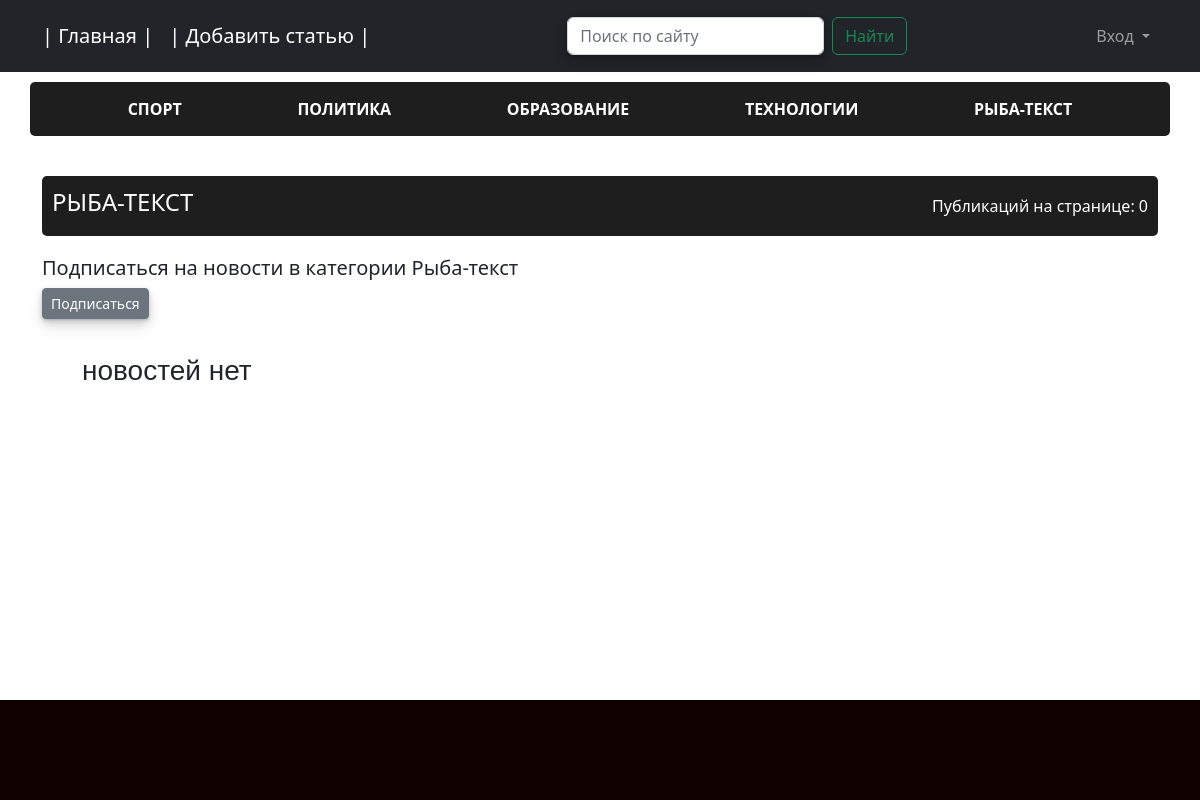
The page /news/category/5/ on the database its author committed.
### news/models.py (models this page shows, shortened)
class Category(models.Model):
    name = models.CharField(max_length=64, unique=True, verbose_name='Категории' )
    subscribers = models.ManyToManyField(User)
    class Meta:
        verbose_name = 'Категория'
        verbose_name_plural = 'Категории'
    def get_absolute_url(self):
        return reverse('category', kwargs={'category_id': self.pk})

### news/views.py (the view)
# urls.py: path('category/<int:category_id>/', CategoryNewsView.as_view(), name='category'),
class CategoryNewsView(ListView):
    model = Post
    template_name = 'category.html'
    paginate_by = 2
    def get_queryset(self):
        category_id = self.kwargs['category_id']
        category = Category.objects.get(id=category_id)
        return category.post_set.all().order_by('-id') # type: ignore
    def get_context_data(self, **kwargs):
        context = super().get_context_data(**kwargs)
        user = self.request.user
        category_id = self.kwargs['category_id']
        category = Category.objects.get(id=category_id)
        context['category'] = category
        context['is_subscribed'] = category.subscribers.filter(id=user.id).exists() # type: ignore
        return context

### news/templatetags/categories_tags.py (called while the page is built)
@register.inclusion_tag('categories.html')
def all_categories():
    cats = Category.objects.all()
    return {"cats": cats}

@register.filter(name='trans_category')
def get_value_dict(category):
    for key, value in cat_dist.items():
        if key == category:
            return value
    return ''

### templates/category.html (shortened to what this page needs)
{% extends 'index.html' %}
{% load custom_filters %}
{% load categories_tags %}
{% block content %}
<div class="header_top">
    <h4>
        {{ category.name|trans_category|upper}}
    </h4>
    Публикаций на странице: {{posts|length}}
</div>
{% if not is_subscribed %}
    <h5>Подписаться на новости в категории {{ category.name|trans_category }}</h5>
    <a href="{% url 'subscribe' category.id %}" class="btn btn-secondary btn-sm btn_margin">Подписаться</a>
{% else %}
    <h5>Вы уже подписаны на новости в этой категории</h5>
    <a href="{% url 'unsubscribe' category.id %}" class="btn btn-secondary btn-sm btn_margin">Отписаться</a>
{% endif %}
{% include 'includes/category_list.html' %}
{% include 'includes/paginator.html' %}
{% endblock content %}

### templates/categories.html
{% load categories_tags %}
{% load cache %}
{% cache 600 categories %}
{% block cat %}
    <div class="categry_header">
        {% for category in cats %}
            <div class="category_menu">
                <a href="{{ category.get_absolute_url }}" class="category_menu_link">{{ category.name|trans_category }}</a>
            </div>
            {% endfor%}
        </div>
{% endblock cat %}
{% endcache %}

### static/css/my_styles.css (style rules this page uses)
body { min-height: 100vh; display: flex; flex-direction: column; }
.header_top { min-height: 60px; padding: 10px; margin: 20px 0; display: flex; flex-wrap: wrap; align-items: center; justify-content: space-between; border-radius: 5px; background-color: #1e1e1e; color: #ffffff; }
.categry_header { margin: 10px 0; display: block; display: flex; flex-wrap: wrap; align-items: center; justify-content: space-evenly; border-radius: 5px; background-color: #1e1e1e; }
.category_menu_link { padding: 15px 30px; display: block; text-transform: uppercase; font-size: 16px; font-weight: 600; text-decoration: none; color: #ffffff; }
.btn_margin { margin-bottom: 15px; }

### rows shown on the page
Category: name|trans_category "СПОРТ"
Category: name|trans_category "ПОЛИТИКА"
Category: name|trans_category "ОБРАЗОВАНИЕ"
Category: name|trans_category "ТЕХНОЛОГИИ"
Category: name|trans_category "РЫБА-ТЕКСТ", name|trans_category "Рыба-текст"

### other values the page prints
{{ posts|length }} "0"
